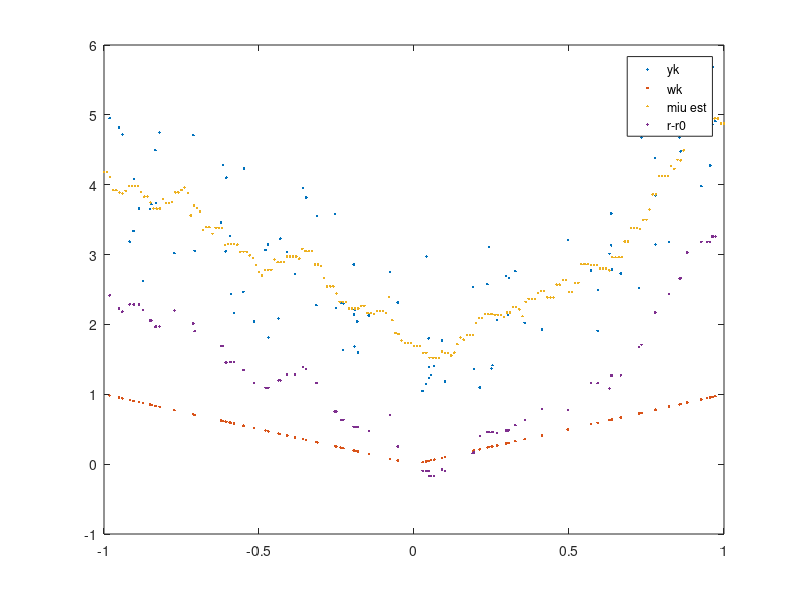
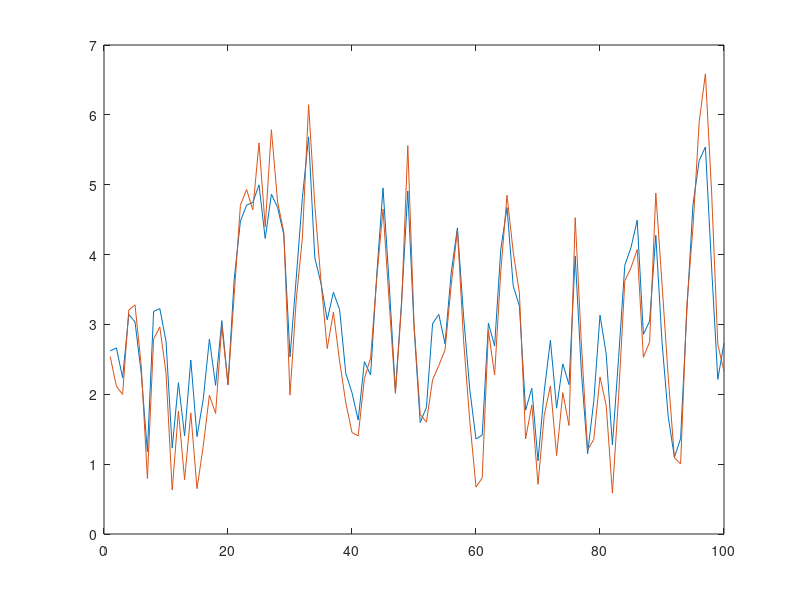

Recreate these plots in MATLAB, in order.
% Hammerstein system
clear all;
close all;


miu_f = @(u) abs(u);



N = 100;
uk = [];
yk = [];
w = [0,0];

for n=3:N+2
   
   uk(n) = 2*rand()-1;
   
   wk(n) = miu_f( uk(n) );
   zk = 0;
   yk(n) = 3*wk(n) + 2*wk(n-1) + 1*wk(n-2) + zk;
end

uk = uk(3:end);
wk = wk(3:end);
yk = yk(3:end);

plot(uk,yk , ".")
hold on;
plot(uk,wk , ".")


% estimation of miu (lab5)
grid = -1:0.01:1;
miu_est = [];
u_kernel = [];
h = 0.1;

% we need this only to R(0)
% here not for grid but for u
for u=grid % or grid
    u_kernel = [];
    for i=1:N
        if uk(i) < u+h && uk(i) > u-h
            u_kernel(end+1) = yk(i);
        end      
    end
    miu_est(end+1) = sum(u_kernel)/length(u_kernel);
end


plot(grid,miu_est, ".")




R_zero = miu_est(101);

% generating new wk
miu_est = [];
for u=uk % or grid
    u_kernel = [];
    for i=1:N
        if uk(i) < u+h && uk(i) > u-h
            u_kernel(end+1) = yk(i);
        end      
    end
    miu_est(end+1) = sum(u_kernel)/length(u_kernel);
end



miu_size = size(miu_est);
miu_size = miu_size(2);

miu_est(1)
for i=1:miu_size
    miu_est(i) = miu_est(i)-R_zero;
end

miu_est(1)


plot(uk,miu_est, ".")
legend("yk","wk","miu est", "r-r0");


new_wk = miu_est;



% estomations of gammas

Uk = [0,0,new_wk];
Yk = yk;
phi = [];



Uk = [0,0,new_wk];
phi = [ Uk(3:end)', Uk(2:end-1)', Uk(1:end-2)'];
gamma_est = mpower((phi'*phi),-1)*phi'*Yk';

% 
% phi = [];
% for i=2:N+1 
%     phi = [phi; power(Uk(i+1),2),Uk(i+1), power(Uk(i),2),Uk(i),  power(Uk(i-1),2),Uk(i-1) ];
% end
% THETA_est = mpower((phi'*phi),-1)*phi'*Yk';
% %%%%%%%%% DECOMPOSITION
% M = [ THETA_est(1:2), THETA_est(3:4), THETA_est(5:6)];
% [P,D,Q] = svd(M);
% scale = P(1,1)-P(1,2);
% c_est = P(1,:)/scale;
% gamma_est = D(1,1)*Q(:,1)*scale;
% M_est = c_est' * gamma_est';
% 
% stop




% generate new output
new_gamma = gamma_est;

new_wk = [0,0,new_wk];
new_yk = [];
for n=3:N+2
   new_yk(n) = new_gamma(1)*new_wk(n) + new_gamma(2)*new_wk(n-1) + new_gamma(3)*new_wk(n-2);
end
new_yk = new_yk(3:end);

figure
plot(yk);
hold on;
plot(new_yk);

